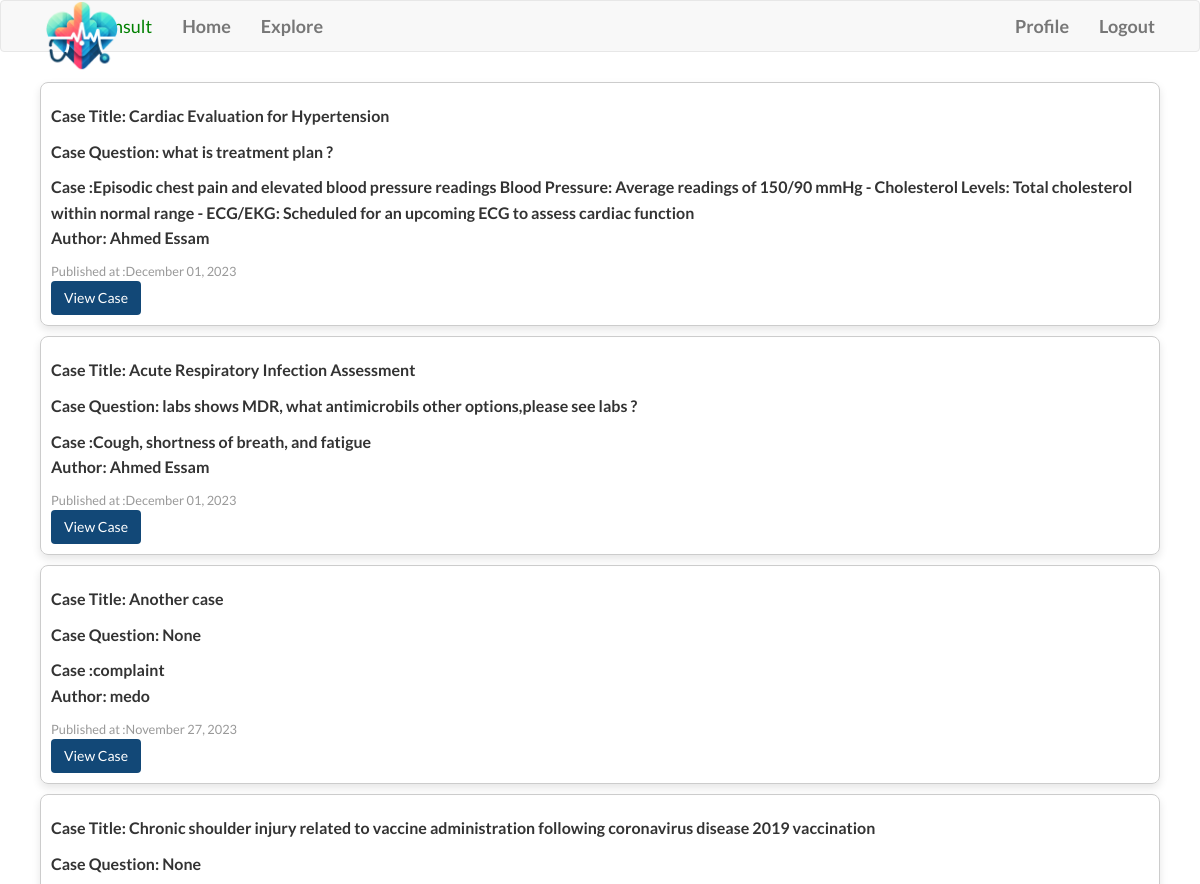
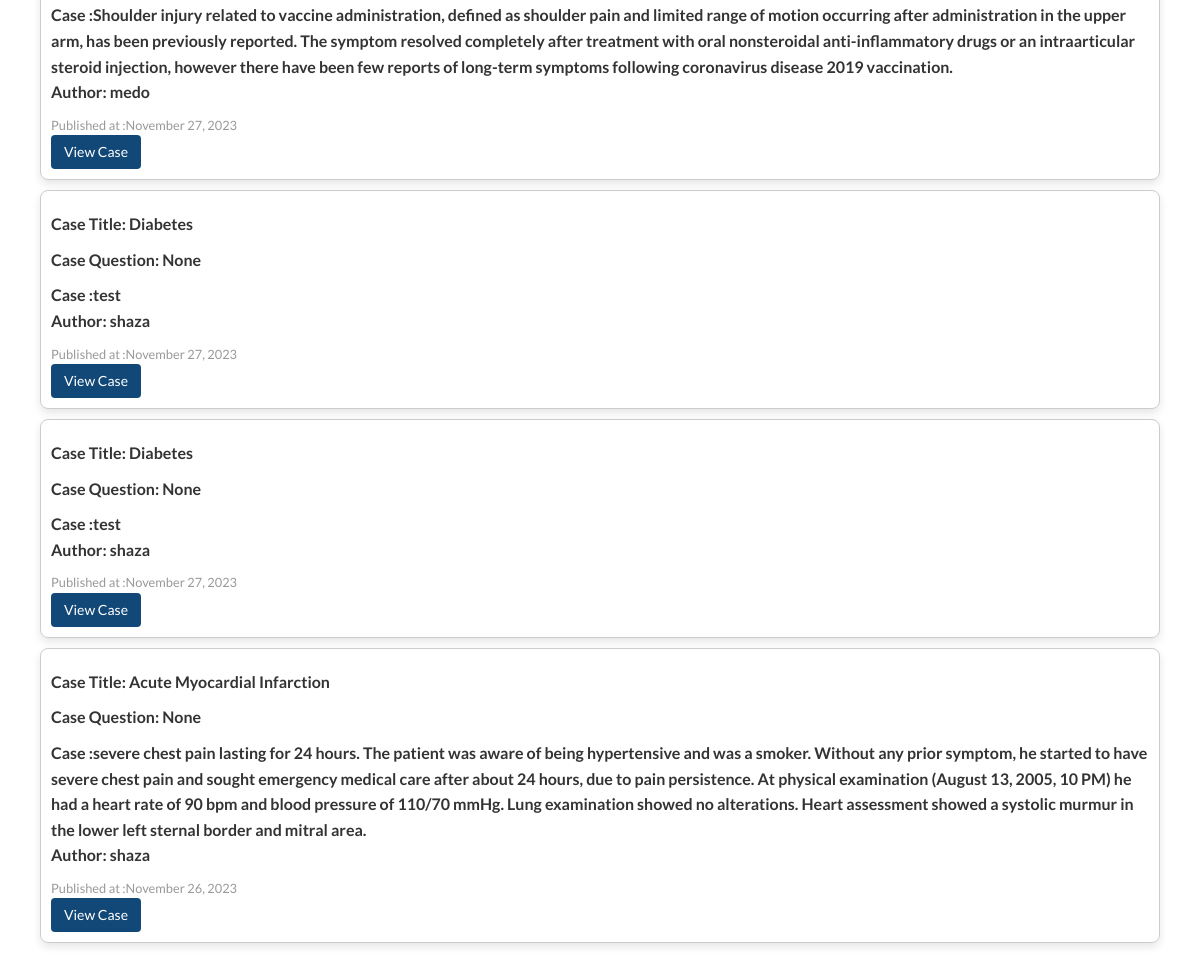
Screenshot of /explore (signed in) with the database file from the repository (2 pictures, top to bottom).
### app/models.py (models this page shows, shortened)
class Case(db.Model):
    id = db.Column(db.Integer, primary_key=True)
    title = db.Column(db.String(140))
    question = db.Column(db.String(140))
    patient_age = db.Column(db.String(20))
    patient_sex = db.Column(db.String(10))
    chief_complaint = db.Column(db.Text)
    medical_history = db.Column(db.Text)
    current_medications = db.Column(db.Text)
    image_files = db.Column(db.String(255))  # Store file paths for images
    lab_files = db.Column(db.String(255))  # Store file paths for lab files
    timestamp = db.Column(db.DateTime, index=True, default=datetime.utcnow)
    user_id = db.Column(db.Integer, db.ForeignKey('user.id'))

class User(UserMixin,db.Model):
    id = db.Column(db.Integer, primary_key=True)
    username = db.Column(db.String(65), index=True, unique=True)
    email = db.Column(db.String(120), index=True, unique=True)
    password_hash = db.Column(db.String(128))
    bio = db.Column(db.String(200))
    medical_degree = db.Column(db.String(100))
    speciality = db.Column(db.String(100))
    licenses = db.Column(db.String(200))
    last_seen = db.Column(db.DateTime, default=datetime.utcnow)
    cases = db.relationship('Case', backref='author', lazy="dynamic")
    followed = db.relationship(
        'User',
        secondary=followers,
        primaryjoin=(followers.c.follower_id == id),
        secondaryjoin=(followers.c.followed_id == id),
        backref=db.backref('followers',lazy='dynamic'),
        lazy='dynamic'
        )

### app/routes.py (the view)
@app.route('/explore')
@login_required
def explore():
    page = request.args.get('page', 1, type=int)
    cases = Case.query.order_by(Case.timestamp.desc()).paginate(page=page, per_page=app.config['CASES_PER_PAGE'], error_out=False)
    return render_template('explore.html', title='Explore', cases=cases.items)

### app/routes.py (called while the page is built)
@login.user_loader
def load_user(id):
    return User.query.get(int(id))

@app.before_request
def before_request():
    if current_user.is_authenticated:
        current_user.last_seen = datetime.utcnow()
        db.session.commit()

### app/templates/explore.html
{% extends "base.html" %}
{% import 'bootstrap/wtf.html' as wtf %}
{% block head %}
    {{ super() }}
    <link rel="stylesheet" href="{{ url_for('static', filename='css/explore.css') }}">
{% endblock %}
{% block app_content %}
{% for case in cases %}
    <div class="case-block">
        <p class="case-title">Case Title: <b>{{ case.title }}</b></p>
        <p class="case-title">Case Question: <b>{{ case.question }}</b></p>
        <p class="case-complaint">Case :{{ case.chief_complaint }}</p>
        <p class="case-author"><span>Author: </span>{{ case.author.username if case.author }}</p>
        <p class="case-date">Published at :{{ case.timestamp.strftime('%B %d, %Y') }}</p>
        <p class="case-link">
            <a class="btn" style="background-color:#124877;" href="{{ url_for('show_case', case_id=case.id) }}">View Case</a>
        </p>
    </div>
{% endfor %}
{% endblock %}

### app/static/css/base.css (style rules this page uses)
body, ul, li, p { margin: 0; padding: 0; }
body { margin: 0 !important; font-family: 'Lato', sans-serif; line-height: 1.6; font-size: 16px; min-height: 100vh; overflow-x: hidden; }

### app/static/css/explore.css (style rules this page uses)
.case-block { border: 1px solid #ccc; border-radius: 8px; padding: 10px; margin: 10px; box-shadow: 0 4px 8px rgba(0, 0, 0, 0.1); }
.case-author { font-weight: bold; color: #333; }
.case-title { font-weight: bold; color: #333; margin-top: 10px; }
.case-complaint { margin-top: 10px; font-weight: bold; color: #333; }
.case-date { font-size: 0.8em; color: #999; margin-top: 10px; }
.case-link a { color: white; text-decoration: none; }

### rows the page displays
Case: title "Cardiac Evaluation for Hypertension", question "what is treatment plan ?", chief_complaint "Episodic chest pain and elevated blood pressure readings Blood Pressure: Average readings of 150/90 mmHg - Cholesterol Levels: Total cholesterol within normal range - ECG/EKG: Scheduled for an upcoming ECG to assess cardiac function", author "Ahmed Essam", timestamp "December 01, 2023"
Case: title "Acute Respiratory Infection Assessment", question "labs shows MDR, what antimicrobils other options,please see labs ?", chief_complaint "Cough, shortness of breath, and fatigue", author "Ahmed Essam", timestamp "December 01, 2023"
Case: title "Another case", question "None", chief_complaint "complaint", author "medo", timestamp "November 27, 2023"
Case: title "Chronic shoulder injury related to vaccine administration following coronavirus disease 2019 vaccination", question "None", chief_complaint "Shoulder injury related to vaccine administration, defined as shoulder pain and limited range of motion occurring after administration in the upper arm, has been previously reported. The symptom resolved completely after treatment with oral nonsteroidal anti-inflammatory drugs or an intraarticular steroid injection, however there have been few reports of long-term symptoms following coronavirus disease 2019 vaccination.", author "medo", timestamp "November 27, 2023"
Case: title "Diabetes", question "None", chief_complaint "test", author "shaza", timestamp "November 27, 2023"
Case: title "Diabetes", question "None", chief_complaint "test", author "shaza", timestamp "November 27, 2023"
Case: title "Acute Myocardial Infarction", question "None", chief_complaint "severe chest pain lasting for 24 hours. The patient was aware of being hypertensive and was a smoker. Without any prior symptom, he started to have severe chest pain and sought emergency medical care after about 24 hours, due to pain persistence. At physical examination (August 13, 2005, 10 PM) he had a heart rate of 90 bpm and blood pressure of 110/70 mmHg. Lung examination showed no alterations. Heart assessment showed a systolic murmur in the lower left sternal border and mitral area.", author "shaza", timestamp "November 26, 2023"
